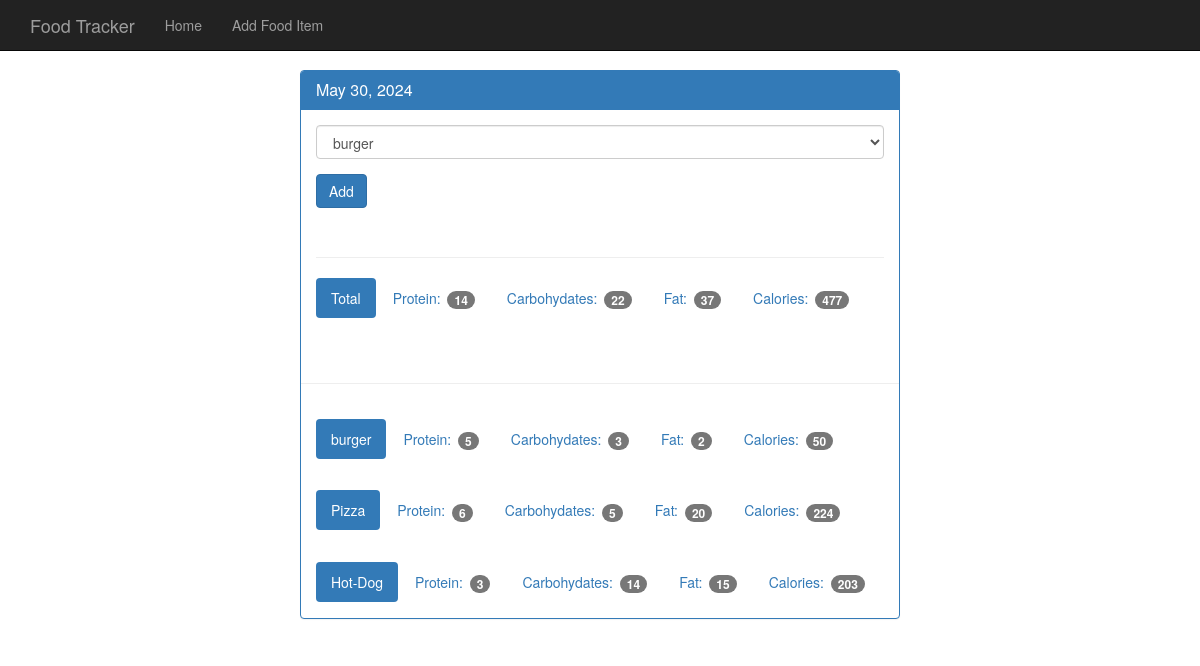
/view/20240530, run on the app's committed database.
### tables this page shows
CREATE TABLE food(
    id integer primary key autoincrement,
    name text not null,
    protein integer not null,
    carbohydrates integer not null,
    fat integer not null,
    calories integer not null 
);

### app.py (the view)
@app.route('/view/<date>', methods=['GET', 'POST'])
def view_F(date):
    db = get_db()#Connect to the data base
    cur = db.execute('SELECT id, entry_date FROM log_date WHERE entry_date = ?',[date])
    date_result = cur.fetchone() #since we are expecting to retrieve just one element, we use (fetch one), retriving just one row
    if request.method == 'POST':
        db.execute('INSERT into food_date (food_id, log_date_id) values (?,?)',[request.form['food-select'],date_result['id']])
        db.commit()
    d = datetime.strptime(str(date_result['entry_date']),'%Y%m%d')
    prettyDate = datetime.strftime(d,'%B %d, %Y')
    food_cur = db.execute('SELECT id, name FROM food')
    food_results = food_cur.fetchall()
    log_cur = db.execute('''SELECT food.name, food.protein, food.carbohydrates, food.fat, food.calories
                            FROM log_date JOIN food_date ON food_date.log_date_id = log_date.id JOIN food ON food.id = food_date.food_id
                            WHERE log_date.entry_date = ?''',[date])
    log_results = log_cur.fetchall()
    totals = {}
    totals['protein'] = 0
    totals['carbohydrates'] = 0
    totals['fat'] = 0
    totals['calories'] = 0
    for food in log_results:
        totals['protein'] += food['protein']
        totals['carbohydrates'] += food['carbohydrates']
        totals['fat'] += food['fat']
        totals['calories'] += food['calories']
    return render_template('day.html',entry_date = date_result['entry_date'],prettyDate=prettyDate, food_results=food_results, log_results = log_results, totals=totals)

### app.py (called while the page is built)
def connect_db():
    sql = sqlite3.connect('DataBase/food_log.db')
    sql.row_factory = sqlite3.Row  # Get a list of dictionaries
    return sql

def get_db():
    if not hasattr(g, 'sqlite_db'):
        g.sqlite_db = connect_db()
    return g.sqlite_db

### templates/day.html
{% extends "base.html" %}
 {% block body %}
    <nav class="navbar navbar-inverse navbar-fixed-top">
      <div class="container">
        <div class="navbar-header">
          <a class="navbar-brand" href="{{ url_for('index')}}">Food Tracker</a>
        </div>
        <div id="navbar" class="navbar-collapse collapse">
          <ul class="nav navbar-nav">
            <li><a href="{{ url_for('index')}}">Home</a></li>
            <li><a href="{{ url_for('food_F')}}">Add Food Item</a></li>
          </ul>
        </div>
      </div>
    </nav>
    <div class="container theme-showcase col-sm-6 col-sm-offset-3" role="main">
      <div class="row">
        <div>
            <div class="panel panel-primary">
                <div class="panel-heading">
                <h3 class="panel-title">{{prettyDate}}</h3>
            </div>
            <div class="panel-body">
                <form method="POST" action="{{url_for('view_F',date = entry_date)}}">
                    <div class="form-group">
                    <select class="form-control" name="food-select">
                        {% for food in food_results %}
                          <option value="{{food.id}}">{{food.name}}</option>
                        {% endfor %}
                    </select>
                    </div>
                    <button type="submit" class="btn btn-primary">Add</button>
                </form>
                <div class="page-header"></div>
                <ul class="nav nav-pills" role="tablist">
                    <li class="active"><a>Total</a></li>
                    <li><a>Protein: <span class="badge">{{totals.protein}}</span></a></li>
                    <li><a>Carbohydates: <span class="badge">{{totals.carbohydrates}}</span></a></li>
                    <li><a>Fat: <span class="badge">{{totals.fat}}</span></a></li>
                    <li><a>Calories: <span class="badge">{{totals.calories}}</span></a></li>
                </ul>
            </div>
            <div class="page-header"></div>
            {% for food in log_results %}
            <div class="panel-body">
              <ul class="nav nav-pills" role="tablist">
                <li class="active"><a>{{food.name}}</a></li>
                <li><a>Protein: <span class="badge">{{food.protein}}</span></a></li>
                <li><a>Carbohydates: <span class="badge">{{food.carbohydrates}}</span></a></li>
                <li><a>Fat: <span class="badge">{{food.fat}}</span></a></li>
                <li><a>Calories: <span class="badge">{{food.calories}}</span></a></li>
              </ul>
            </div>
            {% endfor %}
          </div>
        </div>
      </div>
    </div>
  {% endblock %}

### static/theme.css (style rules this page uses)
body { padding-top: 70px; padding-bottom: 30px; }

### data on the page
food: name "burger", protein "5", carbohydrates "3", fat "2", calories "50"
food: name "Pizza", protein "6", carbohydrates "5", fat "20", calories "224"
food: name "Hot-Dog", protein "3", carbohydrates "14", fat "15", calories "203"

### other printed values
{{ prettyDate }} "May 30, 2024"
{{ totals.protein }} "14"
{{ totals.carbohydrates }} "22"
{{ totals.fat }} "37"
{{ totals.calories }} "477"
form field food-select "burger"
